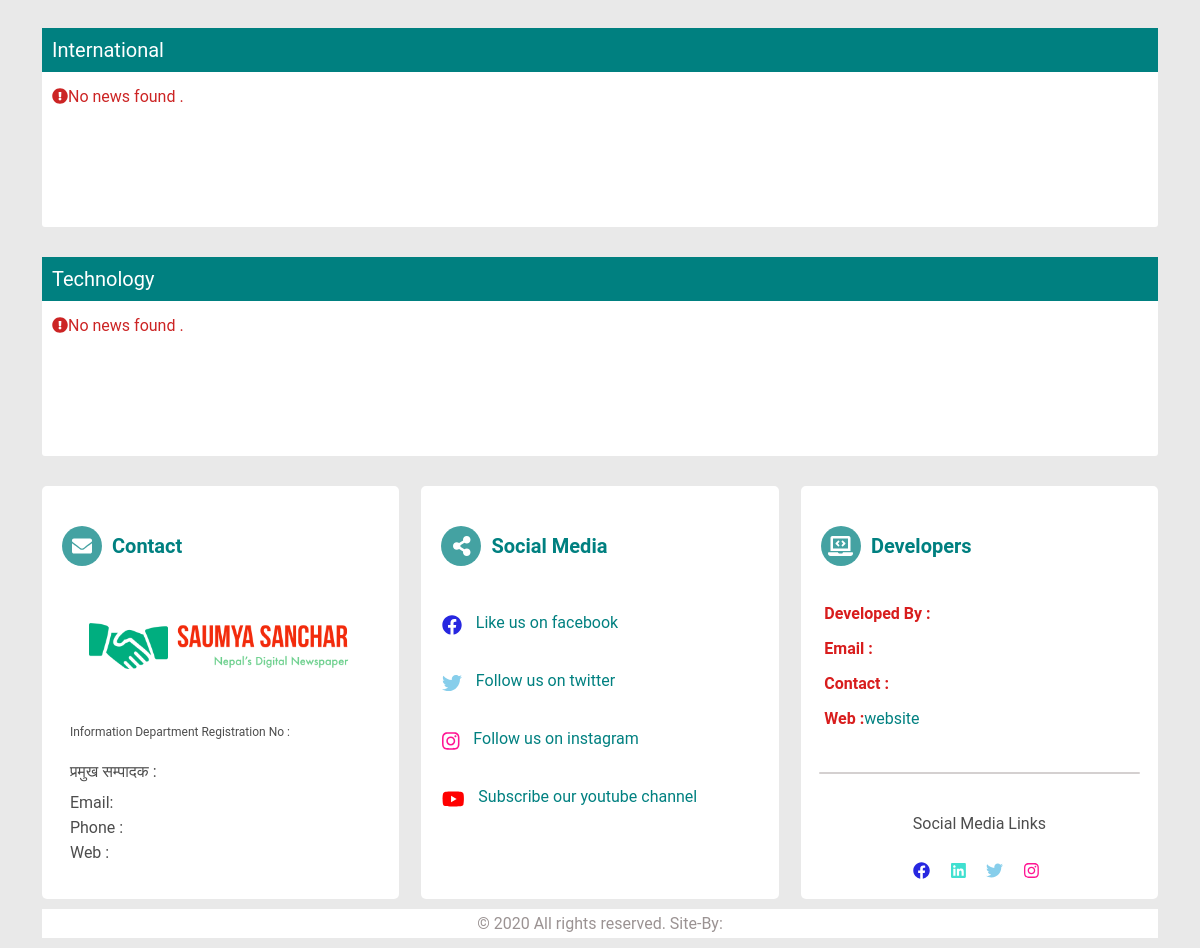
Before: /en (lower part) with the older database file.
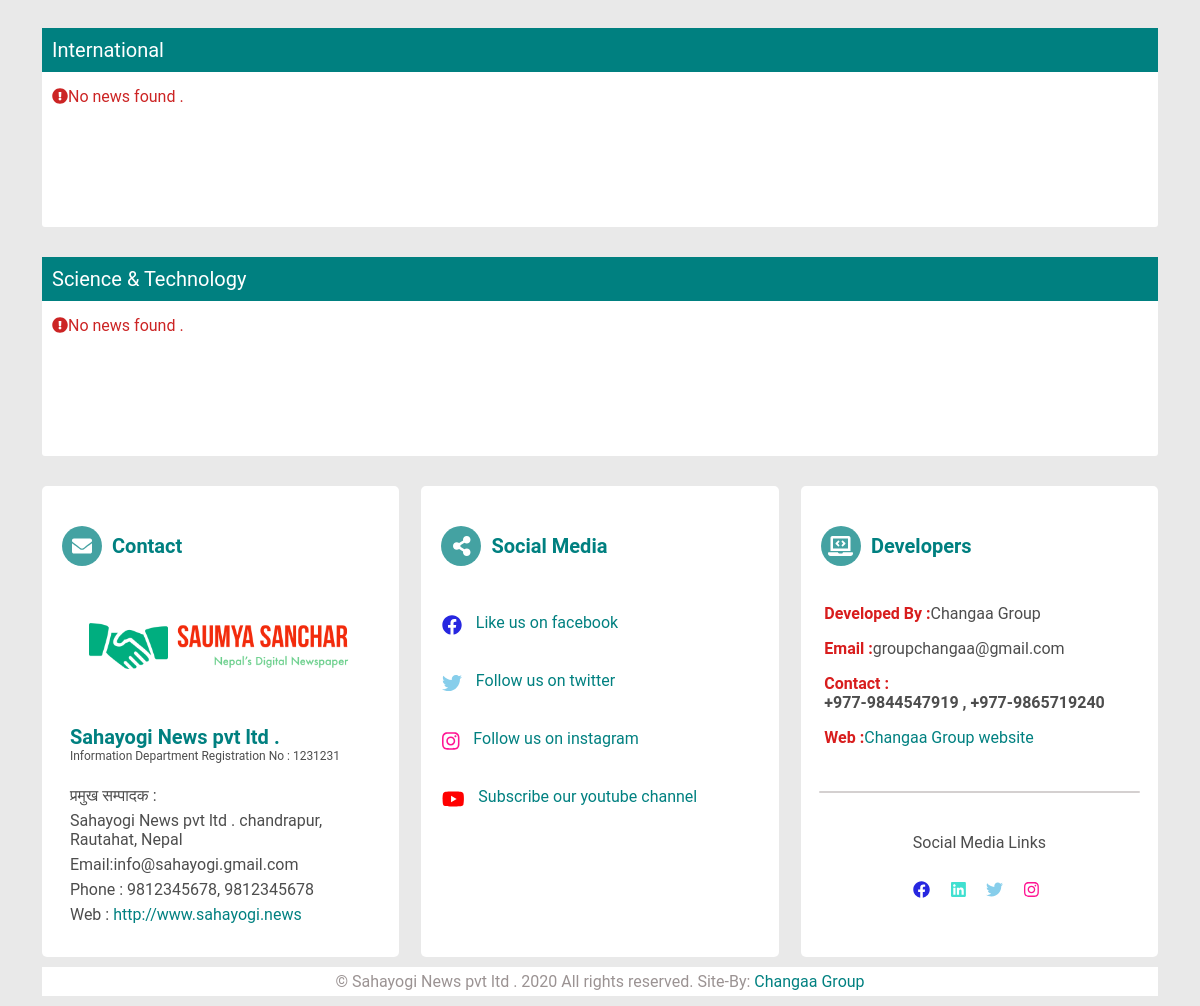
After: the same page with the newer database file.
### news/models.py (models this page shows, shortened)
class NewsType(models.Model):
    title = models.CharField(
        max_length=100, default='समाचार को प्रकार', verbose_name='समाचार को प्रकार')
    title_eng = models.CharField(
        max_length=100, default="Type Of News ", verbose_name='Type Of News')
    def __str__(self):
        return f'{self.title}'

class WebsiteInfo(models.Model):
    title = "Website_info"
    organization_name = models.CharField(max_length=150,default="")
    organization_address = models.CharField(max_length=200,default="")
    chief_editor = models.CharField(max_length=100 ,default="")
    darta_no = models.CharField(max_length=100 , null=True,blank=True)
    email = models.EmailField(default="")
    contact = models.CharField(max_length=100 , default="")
    website = models.URLField()
    youtube = models.URLField()
    instagram = models.URLField()
    facebook = models.URLField()
    twitter = models.URLField()

class DevelopersInfo(models.Model):
    title = "Developers_info"
    name = models.CharField(max_length=100)
    email = models.EmailField()
    contact = models.CharField(max_length=100)
    website = models.URLField()
    linkedin = models.URLField()
    instagram = models.URLField()
    facebook = models.URLField()
    twitter = models.URLField()
    notice = models.TextField(blank=True,null=True)

### news/views.py (the view)
# urls.py: path('en', homepage_eng, name='homepage_eng'),
def homepage_eng(request):
    news_types = NewsType.objects.all()
    websiteInfo = ""
    developersInfo = ""
    if WebsiteInfo.objects.all().exists():
        websiteInfo = WebsiteInfo.objects.all()[0]
    if  DevelopersInfo.objects.all().exists():
        developersInfo = DevelopersInfo.objects.all()[0]
    news_types_with_news = {}
    for items in NewsType.objects.all():
        news_types_with_news[items] = items.news.all().order_by(
            '-pub_date')[:5]
    return render(request, 'visitor/home_eng.html', {
        'news_types': news_types,
        'news_types_with_news': news_types_with_news,
        'page_type': 'Homepage',
        'website_info': websiteInfo,
        'developers_info':developersInfo,
        })

### templates/visitor/home_eng.html (shortened to what this page needs)
<!DOCTYPE html>
<html lang=" en" prefix="og: http://ogp.me/ns#">
<head>
    {% load static %}
    <link rel="stylesheet" href="{% static 'css/home_header.css' %}">
    {% block main_css %}
    <link rel="stylesheet" href="{% static 'css/home_main.css' %}">
    {% endblock %}
    {% block owlcss%}
    <link rel="stylesheet" href="{% static 'js/OwlCarousel2-2.3.4/dist/assets/owl.carousel.min.css'%}">
    <link rel="stylesheet" href="{% static 'js/OwlCarousel2-2.3.4/dist/assets/owl.theme.default.min.css'%}">
    {% endblock%}
</head>
<body>
    <div class="root english">
        <div class="main">
            {% block main %}
            {% for news_type , values in news_types_with_news.items %}
            <div class="news-container {{news_type}}">
                <div class="news-type-bx">
                    <a href="{% url 'news_eng' newstype=news_type.title_eng %}"> {{news_type.title_eng}}</a>
                </div>
                <div class="news-bx owl-carousel owl-theme">
                    {% for news in values %}
                    <div class="news">
                        {% if news.display_picture %}
                        <a href="{% url 'news_detail_eng' news.news_type.title_eng news.id %}">
                            <img src="{{news.display_picture.url}}" alt="" class="news-dspy-pic">
                        </a>
                        {% else %}
                        <a href="{% url 'news_detail_eng' news.news_type.title_eng news.id %}">
                            <img src="{% static 'images/image_placeholder.png'%}" alt="" class="news-dspy-pic">
                        </a>
                        {% endif %}
                        <h2 class="news-hdng"><a
                                href="{% url 'news_detail_eng' news.news_type.title_eng news.id %}">{{news.title_eng}}</a>
                        </h2>
                        <div class="news-type-share-btns">
                            <div class="news-type">{{news.news_type.title_eng}}</div>
                            <div class="share-btns">
                                <div class="fb-share-button"
                                    data-href="{{request.scheme}}://{{request.get_host}}{% url 'news_detail_eng' news.news_type.title_eng news.id %}"
                                    data-layout="button_count" data-size="small">
                                    <a target="_blank"
                                        href="https://www.facebook.com/sharer/sharer.php?u=https%3A%2F%2Fdevelopers.facebook.com%2Fdocs%2Fplugins%2F&amp;src=sdkpreparse"
                                        class="fb-xfbml-parse-ignore">Share</a>
                                </div>
                                <div class="twitter-share-btn" style="margin-top: 4px;">
                                    <a href="https://twitter.com/share?ref_src=twsrc%5Etfw" class="twitter-share-button"
                                        data-url="{{request.scheme}}://{{request.get_host}}{% url 'news_detail_eng' news.news_type.title_eng news.id%}"
                                        data-show-count="true" data-size="small">Tweet</a>
                                    <script async src="https://platform.twitter.com/widgets.js" charset="utf-8">
                                    </script>
                                </div>
                            </div>
                        </div>
                        <div class="news-bdy">{{news.description_eng|safe|truncatechars:100}}</div>
                        <p class="editor-date"><span class="news-editor">{{news.editor_eng}}</span><span
                                class="news-pub-date">{{news.pub_date}}</span></p>
                    </div>
                    {% empty %}
                    <div class="empty">
                        <i class="fas fa-exclamation-circle"> </i><span class="no-news-msg">No news found .</span>
                    </div>
                    {% endfor %}
                </div>
            </div>
            {% empty %}
            <div class="news-container">
                <h1> <i class="fas fa-exclamation-circle"></i> No News found </h1>
            </div>
            {% endfor%}
            {% endblock main%}
        </div>
        <div class="ftr">
            <div class="contact-info-bx">
                <div class="div-type">
                    <span> <i class="fas fa-envelope"></i>
                    </span>
                    <strong>Contact</strong>
                </div>
                <a href="{% url 'homepage_eng'%}"><img src="{% static 'images/logo_eng.png'%}" height="auto"
                        width="350px"></a>
                <div class="contact-info">
                    <h4 class="org-name">
                        {{website_info.organization_name}}
                    </h4>
                    <p class="darta-no">
                        Information Department Registration No : {{website_info.darta_no}}
                    </p>
                    <p class="chief-editor">
                        प्रमुख सम्पादक : {{website_info.chief_editor}}
                    </p>
                    <p class="address">
                        {{website_info.organization_name}} {{website_info.organization_address}}
                    </p>
                    <p class="email">
                        Email:{{website_info.email}}
                    </p>
                    <p class="phone">
                        Phone : {{website_info.contact}}
                    </p>
                    <p class="website">
                        Web : <a href="{% url 'homepage'%}">{{website_info.website}}</a>
                    </p>
                </div>
            </div>
            <div class="social-media-links">
                <div class="div-type">
                    <span>
                        <i class="fas fa-share-alt"></i>
                    </span>
                    <strong>Social Media</strong>
                </div>
                <p class="facebook-link">
                    <span class="logo facebook"><i class="fab fa-facebook"></i></span>
                    <span class="description"><a href="{{website_info.facebook}}">Like us on facebook</a></span>
                </p>
                <p class="twitter-link">
                    <span class="logo twitter"><i class="fab fa-twitter "></i></span>
                    <span class="description"><a href="{{website_info.twitter}}">Follow us on twitter</a></span>
                </p>
                <p class="instagram-link">
                    <span class="logo instagram"><i class="fab fa-instagram "></i></span>
                    <span class="description"><a href="{{website_info.instagram}}">Follow us on instagram</a></span>
                </p>
                <p class="youtube-link">
                    <span class="logo youtube"><i class="fab fa-youtube "></i></span>
                    <span class="description"><a href="{{website_info.youtube}}">Subscribe our youtube
                            channel</a></span>
                </p>
            </div>
            <div class="developers-contact-info">
                <div class="div-type">
                    <span><i class="fas fa-laptop-code"></i></span>
                    <strong>Developers</strong>
                </div>
                <p class="developed-by">
                    <span class="title">Developed By : </span>
                    <span class="developer-name"> {{developers_info.name}}</span>
                </p>
                <p class="email-bx">
                    <span class="title">Email : </span>
                    <span class="email">{{developers_info.email}}</span>
                </p>
                <p class="contact-info">
                    <span class="title">Contact : </span>
                    <span class="contact"> <strong> {{developers_info.contact}}</strong></span>
                </p>
                <p class="website-bx">
                    <span class="title">Web : </span>
                    <span class="website"><a href="{{developers_info.website}}" target="_blank">{{developers_info.name}}
                            website</a></span>
                </p>
                <p class="notice-bx">
                </p>
                <div class="seperator"></div>
                <div class="breaker">
                    Social Media Links
                </div>
                <p class="links">
                    <a href="{{developers_info.facebook}}" class="facebook"><i class="fab fa-facebook"></i></a>
                    <a href="{{developers_info.linkedin}}" class="linkedin"><i class="fab fa-linkedin"></i></a>
                    <a href="{{developers_info.twitter}}" class="twitter"><i class="fab fa-twitter"></i></a>
                    <a href="{{developers_info.instagram}}" class="instagram"><i class="fab fa-instagram"></i></a>
                </p>
            </div>
            <p class="copyright">&copy; {{website_info.organization_name}} <span class="copy_year"></span> All rights
                reserved.</span>
                <span class="site-by">Site-By: <a target="_blank"
                        href="{{developers_info.website}}">{{developers_info.name}}</a>
            </p>
        </div>
    </div>
</body>
</html>

### assets/css/home_header.css (style rules this page uses)
* { box-sizing: border-box; padding: 0; scrollbar-width: thin; margin: 0; }
:root, html { height: 100%; width: 100%; }
body { width: 100%; overflow-x: hidden; display: flex; justify-content: center; color: black; background: rgb(233, 233, 233); }
.root { width: 98%; height: 100%; overflow-x: hidden; }
.english { font-family: 'Roboto', sans-serif; }
.logo { display: flex; justify-content: center; }
.ftr { width: 100%; display: flex; flex-flow: row wrap; margin: 20px 0 10px 0; font-family: 'Roboto', sans-serif; }
.ftr div { width: 32%; display: flex; flex-direction: column; align-items: center; background: white; color: rgb(77, 77, 77); border-radius: 5px; padding: 10px; margin: 10px 0; }
.ftr div:nth-child(2) { margin: 10px auto 10px auto; }
.ftr div .div-type { width: 100%; display: flex; flex-direction: row; padding: 20px 10px; font-size: 20px; color: teal; }
.ftr div .div-type span { margin-right: 10px; background: rgba(0, 128, 128, 0.733); border-radius: 50%; height: 40px; width: 40px; display: flex; align-items: center; justify-content: center; color: white; }
.contact-info-bx img { height: 100px; width: auto; }
.contact-info-bx .contact-info { display: flex; width: 100%; }
.contact-info-bx .contact-info p { text-align: left; width: 95%; margin: 3px 0; }
.contact-info-bx .contact-info h4 { color: teal; font-size: 20px; width: 95%; margin: 5px 0 0 0; }
.contact-info-bx .contact-info .darta-no { font-size: 12px; margin: 0 0 20px 0; }
.contact-info-bx .contact-info .website a { color: teal; text-decoration: none; }
.social-media-links p { width: 95%; padding: 0; display: flex; flex-direction: row; font-size: 16px; margin: 15px 0; }
.social-media-links p a { color: teal; font: bold; text-decoration: none; }
.social-media-links p .logo { margin-right: 10px; font-size: 20px; }
.social-media-links p span { padding: 2px; display: inline-block; border-radius: 5px; }
.facebook { color: rgb(39, 39, 224); }
.twitter { color: skyblue; }
.linkedin { color: turquoise; }
.instagram { color: deeppink; }
.youtube { color: red; }
.developers-contact-info .breaker { width: 95%; text-align: center; }
.developers-contact-info .seperator { height: 2px; width: 95%; border: none; padding: 0; margin: 20px 0px; background: rgb(212, 208, 208); }
.developers-contact-info p { width: 95%; margin: 3px 0; padding: 5px; }
.developers-contact-info p .title { color: rgb(216, 29, 29); font-weight: bolder; float: left; }
.developers-contact-info p span { float: left; }
.developers-contact-info p span a { text-decoration: none; color: teal; }
.developers-contact-info .links { width: 95%; text-align: center; }
.developers-contact-info .links a { text-decoration: none; margin: 0 7px 0 0; font-size: 17px; padding: 3px 5px; transition: all 0.2s ease; border-radius: 5px; }
.copyright { width: 100vw; background: white; color: rgb(155, 147, 147); text-align: center; padding: 5px; }
.copyright .site-by a { text-decoration: none; color: teal; }
@media only screen and (min-width: 680px) { .ftr div { width: 48%; } }
@media only screen and (min-width: 680px) { .ftr div:nth-child(2) { margin: 10px auto 10px auto; } }
@media only screen and (min-width: 992px) { .root { width: 93%; } }
@media only screen and (min-width: 992px) { .ftr div { width: 32%; } }

### assets/css/home_main.css (style rules this page uses)
.main { width: 100%; display: flex; flex-direction: column; justify-content: center; }
.news-container { margin: 30px 0 0 0; background: white; border-radius: 3px; }
.news-type-bx { background: teal; color: white; font-size: 20px; margin-bottom: 5px; transition: all 0.2s ease; }
.news-type-bx a { color: white; text-decoration: none; display: block; width: 100%; padding: 10px; }
.news-bx { padding: 10px; min-height: 150px; }
.news-bx .empty { color: #cc2424; }

Changed rows visible on the page:
changed NewsType: title_eng "Technology" → "Science & Technology"
added WebsiteInfo: organization_name "Sahayogi News pvt ltd .", darta_no "1231231", organization_address "chandrapur, Rautahat, Nepal", email "info@sahayogi.gmail.com", contact "9812345678, 9812345678", website "http://www.sahayogi.news"
added DevelopersInfo: name "Changaa Group", email "groupchangaa@gmail.com", contact "+977-9844547919 , +977-9865719240"
